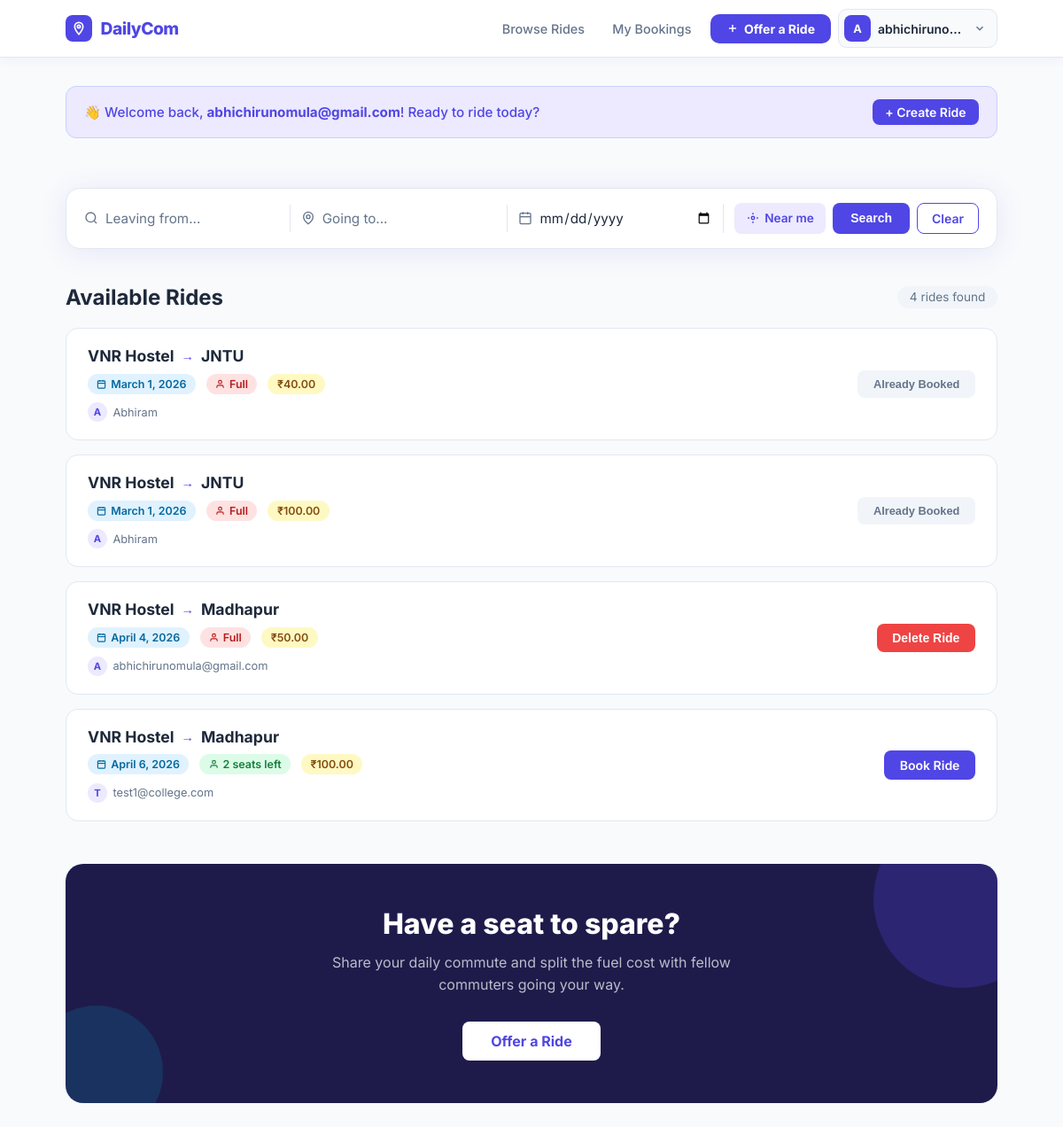
The app's page / (signed in), older data.
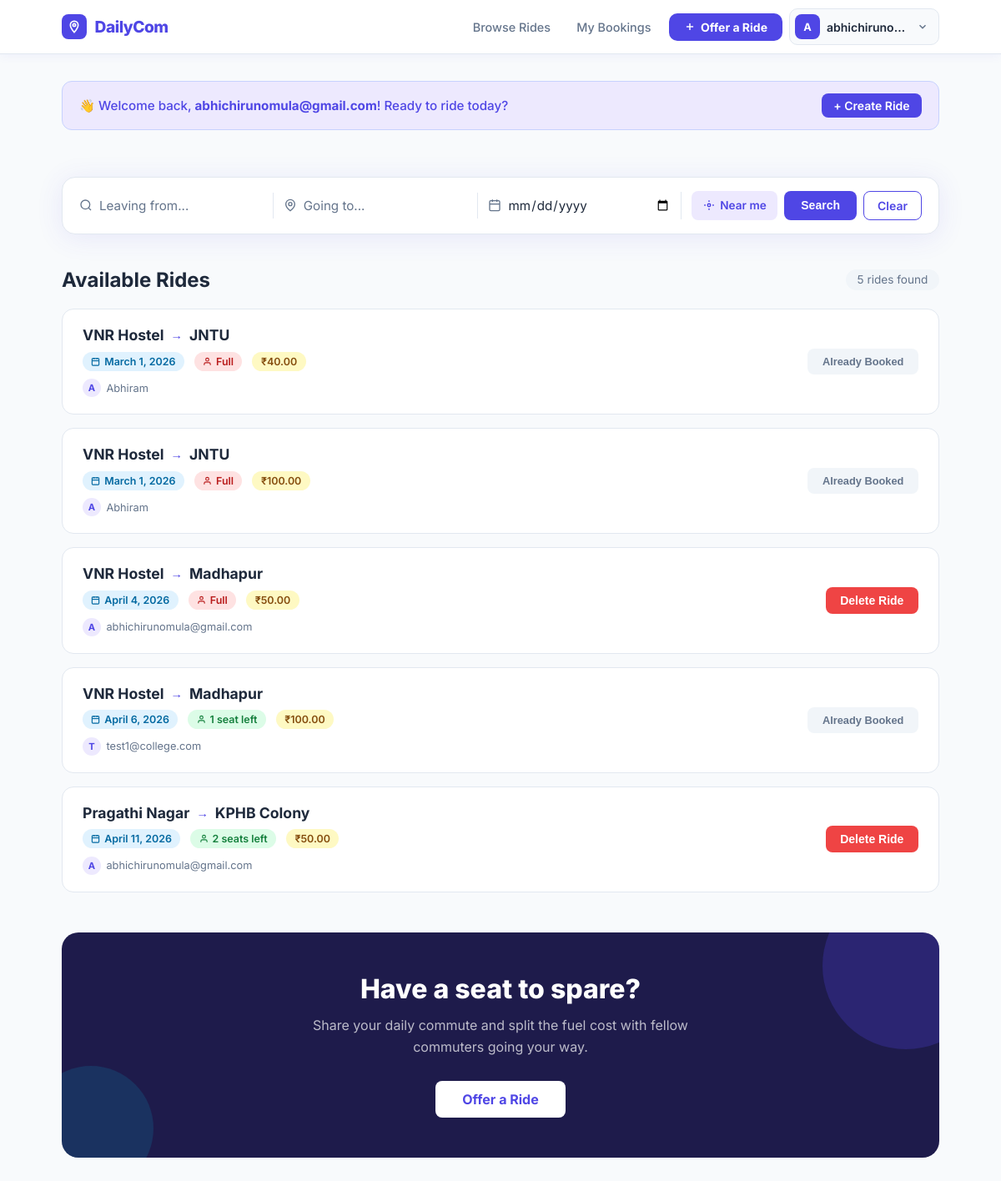
The same page, newer data.
### rides/models.py (models this page shows, shortened)
class Ride(models.Model):
    driver = models.ForeignKey(User, on_delete=models.CASCADE)
    source = models.CharField(max_length=100)
    destination = models.CharField(max_length=100)
    date = models.DateField()
    seats_available = models.IntegerField()
    price = models.DecimalField(max_digits=6, decimal_places=2)

### rides/views.py (the view)
# urls.py: path('', views.home, name='home'),
def home(request):
    rides = Ride.objects.all()
    source = request.GET.get('source', '').strip()
    destination = request.GET.get('destination', '').strip()
    date = request.GET.get('date', '').strip()
    if source:
        rides = rides.filter(source__icontains=source)
    if destination:
        rides = rides.filter(destination__icontains=destination)
    if date:
        rides = rides.filter(date=date)
    booked_rides = []
    if request.user.is_authenticated:
        booked_rides = Booking.objects.filter(
            user=request.user
        ).values_list('ride_id', flat=True)
    return render(request, 'home.html', {
        'rides': rides,
        'booked_rides': booked_rides,
        'source': source,
        'destination': destination,
        'date': date,
    })

### templates/home.html (shortened to what the changed rows need)
{% extends "base.html" %}
{% block content %}
{% if user.is_authenticated %}
<div class="dc-section-header">
  <h2>Available Rides</h2>
  {% if rides %}
  <span class="dc-ride-count">{{ rides|length }} ride{{ rides|length|pluralize }} found</span>
  {% endif %}
</div>
{% if rides %}
<div class="dc-rides-grid">
  {% for ride in rides %}
  <div class="dc-ride-card">
    <div class="dc-ride-left">
      <div class="dc-ride-route">
        {{ ride.source }}
        <span class="dc-ride-route-arrow">→</span>
        {{ ride.destination }}
      </div>
      <div class="dc-ride-meta">
        <span class="dc-badge dc-badge-date">
          <svg width="11" height="11" viewBox="0 0 24 24" fill="none" stroke="currentColor" stroke-width="2.5"><rect x="3" y="4" width="18" height="18" rx="2"/><line x1="16" y1="2" x2="16" y2="6"/><line x1="8" y1="2" x2="8" y2="6"/><line x1="3" y1="10" x2="21" y2="10"/></svg>
          {{ ride.date }}
        </span>
        <span class="dc-badge {% if ride.seats_available > 0 %}dc-badge-seats-ok{% else %}dc-badge-seats-no{% endif %}">
          <svg width="11" height="11" viewBox="0 0 24 24" fill="none" stroke="currentColor" stroke-width="2.5"><path d="M20 21v-2a4 4 0 0 0-4-4H8a4 4 0 0 0-4 4v2"/><circle cx="12" cy="7" r="4"/></svg>
          {% if ride.seats_available > 0 %}{{ ride.seats_available }} seat{{ ride.seats_available|pluralize }} left{% else %}Full{% endif %}
        </span>
        <span class="dc-badge dc-badge-price">
  ₹{{ ride.price }}
</span>
      </div>
      <div class="dc-ride-driver">
        <span class="dc-driver-avatar">{{ ride.driver.username|first|upper }}</span>
        {{ ride.driver.username }}
      </div>
    </div>
    <div class="dc-ride-action">
      {% if user.is_authenticated %}
        {% if ride.driver == user %}
          <form method="POST" action="{% url 'delete_ride' ride.id %}">
            <button type="submit" class="btn btn-danger"
              onclick="return confirm('Delete this ride? All bookings will be removed.')">
              Delete Ride
            </button>
          </form>
        {% elif ride.id in booked_rides %}
          <button class="btn btn-booked" disabled>Already Booked</button>
        {% elif ride.seats_available > 0 %}
          <a href="{% url 'book_ride' ride.id %}" class="btn btn-primary">Book Ride</a>
        {% else %}
          <button class="btn btn-booked" disabled>Fully Booked</button>
        {% endif %}
      {% else %}
        <a href="{% url 'login' %}" class="btn btn-outline">Login to Book</a>
      {% endif %}
    </div>
  </div>
  {% endfor %}
</div>
{% endif %}
{% if user.is_authenticated %}
<div class="dc-cta">
  <h2>Have a seat to spare?</h2>
</div>
{% else %}
<div class="dc-cta">
  <h2>Share your ride. Cut your costs.</h2>
  <p>Join DailyCom and start sharing your daily commute with people going your way.</p>
  <a href="{% url 'signup' %}" class="btn btn-white" style="padding:.75rem 2rem; font-size:1rem;">Join for Free</a>
</div>
{% endif %}
{% endif %}
{% endblock %}

Row changes from the older to the newer data that the page shows:
changed Ride "April 6, 2026": seats_available "2" → "1"; now shows "Already Booked"; no longer shows "Book Ride"
added Ride: source "Pragathi Nagar", destination "KPHB Colony", date "April 11, 2026", seats_available "2", price "50.00", driver.username|first "A", driver.username "abhichirunomula@gmail.com", shows "Delete Ride"
Text that changed along with them:
{{ rides|length }}: "4" → "5"
